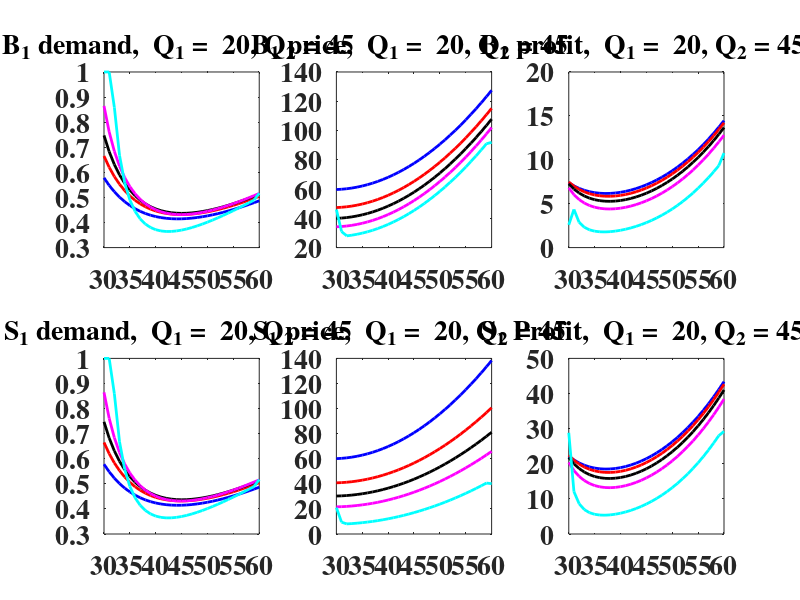
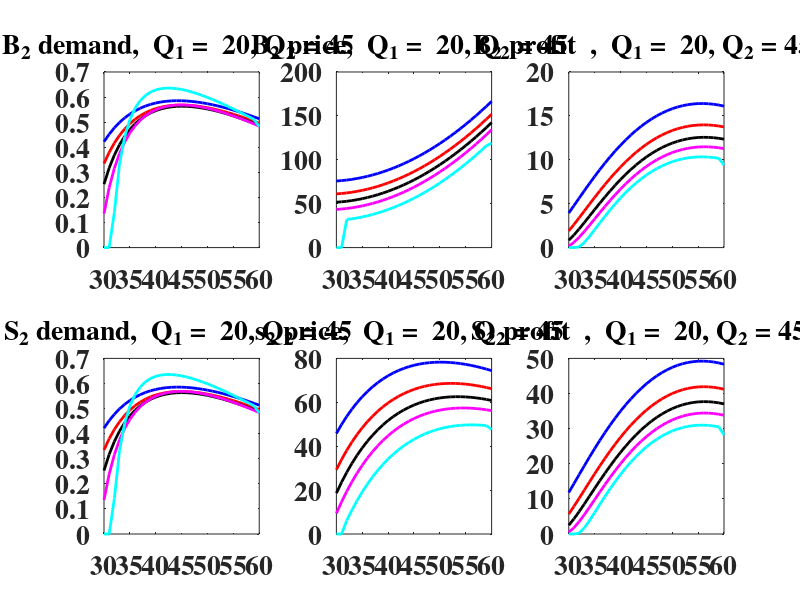

The MATLAB script that drew these images, in order:
%%
% In this file games with 2 brokers and 2 providers are simulated
% Qualities of Service providers are fixed in all the games
% Quality of B_2 changes between  q2L & q2H 
% Quality of B_1 is a fixed value that's been assigned to it in each game

% Qi, ri, Di & Ui are quality, price, demand and profit of S_i
% qi, Pi, di & Bi are quality, price, demand and profit of B_i
%%
clear
mx = 1.5; % theta_max
mn = 0.2; % theta_min
c = .16;  
Q1 = 20;  
Q2 = 45;
cnt1 = 1;
%i = 1;
q2L = 30; %B_2 lower bound quality
q2H = 60; % B_2 upper bound quality
cstring='brkmcgyo'; 
n = 0;
AA = [13,17,20,23,29]; % qualities for B_1


for q1 = AA 
    for q2 = q2L:1:q2H
       k2 = .01265*Q2^1.5; % Cost of providing quality Q_2
       k1 = .01265*Q1^1.5; % Cost of providing quality Q_1
       % S_1 price
       r1(cnt1) = (k2*q2*Q1+2*k1*q1*Q2)/(3*q1*Q2)+ Q1*(-c*(q1-Q1)^2+c*(q2-Q2)^2-(q1-q2)*(4*mx-5*mn))/(3*q1);
       %S_2 price
       r2(cnt1) = (2*k2*q2*Q1+k1*q1*Q2)/(3*q2*Q1)+ Q2*(c*(q1-Q1)^2-c*(q2-Q2)^2-(q1-q2)*(5*mx-4*mn))/(3*q2);
       %Checking the positive constraint for S_1
       pos1 = q1*r1(cnt1)/Q1+c*(Q1-q1)^2-q1*r2(cnt1)/Q2-c*(q1-Q2)^2; 
       %Checking the positive constraint for S_2
       pos2 = q2*r2(cnt1)/Q2+c*(Q2-q2)^2-q2*r1(cnt1)/Q1-c*(q2-Q1)^2; 
       % S_1 demand
       D1(cnt1) = (1/(mx-mn))*((c*(q2-Q2)^2-c*(q1-Q1)^2-q1*r1(cnt1)/Q1+q2*r2(cnt1)/Q2)/(3*(q2-q1))+(mx-2*mn)/3);
       % S_2 demand
       D2(cnt1) = (1/(mx-mn))*((c*(q1-Q1)^2-c*(q2-Q2)^2+q1*r1(cnt1)/Q1-q2*r2(cnt1)/Q2)/(3*(q2-q1))+(2*mx-mn)/3);
       % B_1 price
       p1(cnt1) = (2*c*(q1-Q1)^2+c*(q2-Q2)^2+2*q1*r1(cnt1)/Q1+q2*r2(cnt1)/Q2+(q2-q1)*(mx-2*mn))/3;
       % B_2 price
       p2(cnt1) = (c*(q1-Q1)^2+2*c*(q2-Q2)^2+q1*r1(cnt1)/Q1+2*q2*r2(cnt1)/Q2+(q2-q1)*(2*mx-mn))/3;
       %B_1 demand
       d1(cnt1) = (1/(mx-mn))*(((p2(cnt1)-p1(cnt1))/(q2-q1))-mn);
       %B_2 demand
       d2(cnt1) = (1/(mx-mn))*(mx-((p2(cnt1)-p1(cnt1))/(q2-q1)));
       rr1 = (q1*k2/Q2+c*(q1-Q2)^2-c*(q1-Q1)^2)*(Q1/q1); % Price of S_1 if constraint is violated
       rr2 = (q1*k1/Q1+c*(q1-Q1)^2-c*(q1-Q2)^2)*(Q2/q1); % Price of S_2 if constraint is violated
       U1(cnt1) = D1(cnt1)*q1/Q1*(r1(cnt1)-k1); % S_1 Utility
       U2(cnt1) = D2(cnt1)*q2/Q2*(r2(cnt1)-k2); % S_2 Utility
       B1(cnt1) = p1(cnt1)*d1(cnt1)-d1(cnt1)*(q1*r1(cnt1)/Q1+c*(q1-Q1)^2); % B_1 Utility
       B2(cnt1) = p2(cnt1)*d2(cnt1)-d2(cnt1)*(q2*r2(cnt1)/Q2+c*(q2-Q2)^2); % B_2 Utility
       if q1>=q2
           D1(cnt1) = NaN;
           D2(cnt1) = NaN;
           p1(cnt1) = NaN;
           p2(cnt1) = NaN;
           d1(cnt1) = NaN;
           d2(cnt1) = NaN;
           r1(cnt1) = NaN;
           r2(cnt1) = NaN;
           U1(cnt1) = NaN;
           U2(cnt1) = NaN;
           B1(cnt1) = NaN;
           B2(cnt1) = NaN;
       elseif rr1<k1 % Checking the price to be more than the cost, otherwise broker is out of market 
           r1(cnt1) = 0;
           r2(cnt1) = (q1*k1/Q1+c*(q1-Q1)^2-c*(q1-Q2)^2)*(Q2/q1);
           D1(cnt1) = 0;
           D2(cnt1) = 1;
           p1(cnt1) = (2*c*(q1-Q2)^2+c*(q2-Q2)^2+2*q1*r2(cnt1)/Q2+q2*r2(cnt1)/Q2+(q2-q1)*(mx-2*mn))/3;
           p2(cnt1) = (c*(q1-Q2)^2+2*c*(q2-Q2)^2+q1*r2(cnt1)/Q2+2*q2*r2(cnt1)/Q2+(q2-q1)*(2*mx-mn))/3;
           d1(cnt1) = (1/(mx-mn))*(((p2(cnt1)-p1(cnt1))/(q2-q1))-mn);
           d2(cnt1) = (1/(mx-mn))*(mx-((p2(cnt1)-p1(cnt1))/(q2-q1)));
           U1(cnt1) = D1(cnt1)*q1/Q1*(r1(cnt1)-k1);
           U2(cnt1) = D2(cnt1)*q2/Q2*(r2(cnt1)-k2);
           B1(cnt1) = p1(cnt1)*d1(cnt1)-d1(cnt1)*(q1*r2(cnt1)/Q2+c*(q1-Q2)^2);
           B2(cnt1) = p2(cnt1)*d2(cnt1)-d2(cnt1)*(q2*r2(cnt1)/Q2+c*(q2-Q2)^2);

       elseif (pos1>0) % if S_1 price violates the constraint, it should redefine the price and S_2 consequantly 
           
           eps = (k2*q2*(-3*q1+2*q2)*Q1+Q2*(-k1*q1*(q1-2*q2)+Q1*(-c*q1^3+2*q2*(c*q2^2+c*(Q1^2-Q2^2)+q2*(-2*c*Q2+4*mx-5*mn))+...
            q1^2*(-2*c*q2+2*c*Q1+8*mx-7*mn)+q1*(c*q2^2+c*(Q2^2-Q1^2)+q2*(-4*c*c*Q1+6*c*Q2-16*mx+17*mn)))))/(2*q1*(q1-2*q2)*Q2); 
           if eps<0
               eps = .5;
           end

           r1(cnt1) = Q1*(k2*q1*q2+Q2*(c*q1^3+2*c*q2*(Q2^2-Q1^2)+q1^2*(-2*c*Q1-2*mx+mn)-q1*(c*q2^2+c*(Q2^2-Q1^2)...
                +q2*(-4*c*Q1+2*c*Q2-2*mx+mn))))/(q1*Q2*(2*q2-q1))-eps;
            r2(cnt1) = (k2*q2*Q1+Q2*(c*q1^2*Q1+Q1*(-c*q2^2+c*(Q1^2-Q2^2)+q2*(2*c*Q2+2*mx-mn))+q1*(-2*c*Q1^2+r1(cnt1)+Q1*(-2*mx+mn))))/(2*q2*Q1);
           if r1(cnt1) < 0 || d1(cnt1)<0 || r1(cnt1)<k1 % if price or demand of S_1 forced to be negative or less than the cost
               if k1<(q1*k2/Q2+c*(q1-Q2)^2-c*(q1-Q1)^2)*(Q1/q1)
               % if the cost for S_1 is less than the min price that S_1 can pick if S_2 sets the price equal to 
               %its cost then it means that S_2 is out of market and price
               %of S_1 is calculated so that for S_2 the only price to
               %be able to stay in the market is its cost
                   r1(cnt1) = (q1*k2/Q2+c*(q1-Q2)^2-c*(q1-Q1)^2)*(Q1/q1);
                   r2(cnt1) = 0;
                   D1(cnt1) = 1;
                   D2(cnt1) = 0;
                   p1(cnt1) = (2*c*(q1-Q1)^2+c*(q2-Q1)^2+2*q1*r1(cnt1)/Q1+q2*r1(cnt1)/Q1+(q2-q1)*(mx-2*mn))/3;
                   p2(cnt1) = (c*(q1-Q1)^2+2*c*(q2-Q1)^2+q1*r1(cnt1)/Q1+2*q2*r1(cnt1)/Q1+(q2-q1)*(2*mx-mn))/3;
                   d1(cnt1) = (1/(mx-mn))*(((p2(cnt1)-p1(cnt1))/(q2-q1))-mn);
                   d2(cnt1) = (1/(mx-mn))*(mx-((p2(cnt1)-p1(cnt1))/(q2-q1)));
               else
                   % Same situation for S_2
                   r2(cnt1) =  (q1*k1/Q1+c*(q1-Q1)^2-c*(q1-Q2)^2)*(Q2/q1);
                   r1(cnt1) = 0;
                   D1(cnt1) = 0;
                   D2(cnt1) = 1;
                   p1(cnt1) = (2*c*(q1-Q2)^2+c*(q2-Q2)^2+2*q1*r2(cnt1)/Q2+q2*r2(cnt1)/Q2+(q2-q1)*(mx-2*mn))/3;
                   p2(cnt1) = (c*(q1-Q2)^2+2*c*(q2-Q2)^2+q1*r2(cnt1)/Q2+2*q2*r2(cnt1)/Q2+(q2-q1)*(2*mx-mn))/3;
                   d1(cnt1) = (1/(mx-mn))*(((p2(cnt1)-p1(cnt1))/(q2-q1))-mn);
                   d2(cnt1) = (1/(mx-mn))*(mx-((p2(cnt1)-p1(cnt1))/(q2-q1)));
               end % if k1<(q1*k2/Q2+c*(q1-Q2)^2-c*(q1-Q1)^2)*(Q1/q1) 
           else
               r2(cnt1) = (k2*q2*Q1+Q2*(c*q1^2*Q1+Q1*(-c*q2^2+c*(Q1^2-Q2^2)+q2*(2*c*Q2+2*mx-mn))+q1*(-2*c*Q1^2+r1(cnt1)+Q1*(-2*mx+mn))))/(2*q2*Q1);
               D1(cnt1) = (1/(mx-mn))*((c*(q2-Q2)^2-c*(q1-Q1)^2-q1*r1(cnt1)/Q1+q2*r2(cnt1)/Q2)/(3*(q2-q1))+(mx-2*mn)/3);
               D2(cnt1) = (1/(mx-mn))*((c*(q1-Q1)^2-c*(q2-Q2)^2+q1*r1(cnt1)/Q1-q2*r2(cnt1)/Q2)/(3*(q2-q1))+(2*mx-mn)/3);
               p1(cnt1) = (2*c*(q1-Q1)^2+c*(q2-Q2)^2+2*q1*r1(cnt1)/Q1+q2*r2(cnt1)/Q2+(q2-q1)*(mx-2*mn))/3;
               p2(cnt1) = (c*(q1-Q1)^2+2*c*(q2-Q2)^2+q1*r1(cnt1)/Q1+2*q2*r2(cnt1)/Q2+(q2-q1)*(2*mx-mn))/3;
               d1(cnt1) = (1/(mx-mn))*(((p2(cnt1)-p1(cnt1))/(q2-q1))-mn);
               d2(cnt1) = (1/(mx-mn))*(mx-((p2(cnt1)-p1(cnt1))/(q2-q1)));
           end  %if r1(cnt1) < 0 || d1(cnt1)<0 || r1(cnt1)<k1

      elseif r2(cnt1)<0   % in the main game not in the constraint game
          if (q1*k1/Q1+c*(q1-Q1)^2-c*(q1-Q2)^2)*(Q2/q1)<k2 % Chacking of cost vs min price for S_1 that can make S_2 out of market
               r2(cnt1) = 0;
               r1(cnt1) = (q1*k2/Q2+c*(q1-Q2)^2-c*(q1-Q1)^2)*(Q1/q1);
               D1(cnt1) = 1;
               D2(cnt1) = 0;
               p1(cnt1) = (2*c*(q1-Q1)^2+c*(q2-Q1)^2+2*q1*r1(cnt1)/Q1+q2*r1(cnt1)/Q1+(q2-q1)*(mx-2*mn))/3;
               p2(cnt1) = (c*(q1-Q1)^2+2*c*(q2-Q1)^2+q1*r1(cnt1)/Q1+2*q2*r1(cnt1)/Q1+(q2-q1)*(2*mx-mn))/3;
               d1(cnt1) = (1/(mx-mn))*(((p2(cnt1)-p1(cnt1))/(q2-q1))-mn);
               d2(cnt1) = (1/(mx-mn))*(mx-((p2(cnt1)-p1(cnt1))/(q2-q1)));
          else
               r2(cnt1) =  (q2*k1/Q1+c*(q2-Q1)^2-c*(q2-Q2)^2)*(Q2/q2);
               r1(cnt1) = 0;
               D1(cnt1) = 0;
               D2(cnt1) = 1;
               p1(cnt1) = (2*c*(q1-Q2)^2+c*(q2-Q2)^2+2*q1*r2(cnt1)/Q2+q2*r2(cnt1)/Q2+(q2-q1)*(mx-2*mn))/3;
               p2(cnt1) = (c*(q1-Q2)^2+2*c*(q2-Q2)^2+q1*r2(cnt1)/Q2+2*q2*r2(cnt1)/Q2+(q2-q1)*(2*mx-mn))/3;
               d1(cnt1) = (1/(mx-mn))*(((p2(cnt1)-p1(cnt1))/(q2-q1))-mn);
               d2(cnt1) = (1/(mx-mn))*(mx-((p2(cnt1)-p1(cnt1))/(q2-q1)));
               
          end
          
           
       elseif pos2 > 0 % Checking the cosntraint for S_2

           eps = 0.5;
           r2(cnt1) = (c*(q2-Q1)^2-c*(q2-Q2)^2+ (k1*q2/(2*Q1))+(q2*(-c*q1^2+c*q2^2+c*(Q2^2-Q1^2)+q2*(-2*c*Q2+mx-2*mn)+...
               q1*(2*c*Q1-mx+2*mn))/(2*q1)))/((q2/Q2)-(q2^2/(2*q1*Q2)))-eps;
           r1(cnt1) = (k1*q1*Q2+Q1*(-c*q1^2*Q2+c*q2^2*Q2+c*Q2*(Q2^2-Q1^2)+q2*(-2*c*Q2^2+r2(cnt1)+Q2*(mx-2*mn))))/(2*q1*Q2)+Q1*(2*c*Q1-mx+2*mn)/2;
           if r1(cnt1)<0 % if price of S_1 is negative there is no way to stay in the market
               r2(cnt1) =  (q2*k1/Q1+c*(q2-Q1)^2-c*(q2-Q2)^2)*(Q2/q2);
               r1(cnt1) = 0;
               D1(cnt1) = 0;
               D2(cnt1) = 1;
               p1(cnt1) = (2*c*(q1-Q2)^2+c*(q2-Q2)^2+2*q1*r2(cnt1)/Q2+q2*r2(cnt1)/Q2+(q2-q1)*(mx-2*mn))/3;
               p2(cnt1) = (c*(q1-Q2)^2+2*c*(q2-Q2)^2+q1*r2(cnt1)/Q2+2*q2*r2(cnt1)/Q2+(q2-q1)*(2*mx-mn))/3;
               d1(cnt1) = (1/(mx-mn))*(((p2(cnt1)-p1(cnt1))/(q2-q1))-mn);
               d2(cnt1) = (1/(mx-mn))*(mx-((p2(cnt1)-p1(cnt1))/(q2-q1)));

           else % if none of above if happens it means that the prices in the equilibrium not violating any rules and demands and profit can be
               %calculated based on  that
               D1(cnt1) = (1/(mx-mn))*((c*(q2-Q2)^2-c*(q1-Q1)^2-q1*r1(cnt1)/Q1+q2*r2(cnt1)/Q2)/(3*(q2-q1))+(mx-2*mn)/3);
               D2(cnt1) = (1/(mx-mn))*((c*(q1-Q1)^2-c*(q2-Q2)^2+q1*r1(cnt1)/Q1-q2*r2(cnt1)/Q2)/(3*(q2-q1))+(2*mx-mn)/3);
               p1(cnt1) = (2*c*(q1-Q1)^2+c*(q2-Q2)^2+2*q1*r1(cnt1)/Q1+q2*r2(cnt1)/Q2+(q2-q1)*(mx-2*mn))/3;
               p2(cnt1) = (c*(q1-Q1)^2+2*c*(q2-Q2)^2+q1*r1(cnt1)/Q1+2*q2*r2(cnt1)/Q2+(q2-q1)*(2*mx-mn))/3;
               d1(cnt1) = (1/(mx-mn))*(((p2(cnt1)-p1(cnt1))/(q2-q1))-mn);
               d2(cnt1) = (1/(mx-mn))*(mx-((p2(cnt1)-p1(cnt1))/(q2-q1)));
           end
           if (d2(cnt1) < 0 ||r2(cnt1)<0 || r2(cnt1)<k2 ) % if price  of S_2 is negative in equilibrium or less than cost
               if (q2*k1/Q1+c*(q2-Q1)^2-c*(q2-Q2)^2)*(Q2/q2) > k2 % if S_2 can set the price to a value that forces S_1 to leave and makes profit as well 
                   r2(cnt1) =  (q2*k1/Q1+c*(q2-Q1)^2-c*(q2-Q2)^2)*(Q2/q2);
                   r1(cnt1) = 0;
                   D1(cnt1) = 0;
                   D2(cnt1) = 1;
                   p1(cnt1) = (2*c*(q1-Q2)^2+c*(q2-Q2)^2+2*q1*r2(cnt1)/Q2+q2*r2(cnt1)/Q2+(q2-q1)*(mx-2*mn))/3;
                   p2(cnt1) = (c*(q1-Q2)^2+2*c*(q2-Q2)^2+q1*r2(cnt1)/Q2+2*q2*r2(cnt1)/Q2+(q2-q1)*(2*mx-mn))/3;
                   d1(cnt1) = (1/(mx-mn))*(((p2(cnt1)-p1(cnt1))/(q2-q1))-mn);
                   d2(cnt1) = (1/(mx-mn))*(mx-((p2(cnt1)-p1(cnt1))/(q2-q1)));
               else % otherwise S_2 is out of game
                   r1(cnt1) = (q2*k2/Q2+c*(q2-Q2)^2-c*(q2-Q1)^2)*(Q1/q2);
                   r2(cnt1) = 0;
                   D1(cnt1) = 1;
                   D2(cnt1) = 0;
                   p1(cnt1) = (2*c*(q1-Q1)^2+c*(q2-Q1)^2+2*q1*r1(cnt1)/Q1+q2*r1(cnt1)/Q1+(q2-q1)*(mx-2*mn))/3;
                   p2(cnt1) = (c*(q1-Q1)^2+2*c*(q2-Q1)^2+q1*r1(cnt1)/Q1+2*q2*r1(cnt1)/Q1+(q2-q1)*(2*mx-mn))/3;
                   d1(cnt1) = (1/(mx-mn))*(((p2(cnt1)-p1(cnt1))/(q2-q1))-mn);
                   d2(cnt1) = (1/(mx-mn))*(mx-((p2(cnt1)-p1(cnt1))/(q2-q1)));
                   
               end
           end
           
           
       end
       if D2(cnt1)<0 % if the demand of S_2 is negative it means that it's out of market and whole market goes to S_1 
          r1(cnt1) = (k2*q2*Q1+2*k1*q1*Q2)/(3*q1*Q2)+ Q1*(-c*(q1-Q1)^2+c*(q2-Q2)^2-(q1-q2)*(4*mx-5*mn))/(3*q1);
          r2(cnt1) = 0;
          D1(cnt1) = 1;
          D2(cnt1) = 0;
          p1(cnt1) = (2*c*(q1-Q1)^2+c*(q2-Q1)^2+2*q1*r1(cnt1)/Q1+q2*r1(cnt1)/Q1+(q2-q1)*(mx-2*mn))/3;
          p2(cnt1) = (c*(q1-Q1)^2+2*c*(q2-Q1)^2+q1*r1(cnt1)/Q1+2*q2*r1(cnt1)/Q1+(q2-q1)*(2*mx-mn))/3;
          d1(cnt1) = (1/(mx-mn))*(((p2(cnt1)-p1(cnt1))/(q2-q1))-mn);
          d2(cnt1) = (1/(mx-mn))*(mx-((p2(cnt1)-p1(cnt1))/(q2-q1)));
          
       end
       
       if D1(cnt1)<0 % if the demand of S_1 is negative it means that it's out of market and whole market goes to S_2 
           r1(cnt1) = 0;
           r2(cnt1) = (2*k2*q2*Q1+k1*q1*Q2)/(3*q2*Q1)+ Q2*(c*(q1-Q1)^2-c*(q2-Q2)^2-(q1-q2)*(5*mx-4*mn))/(3*q2);
           D1(cnt1) = 0;
           D2(cnt1) = 1;
           p1(cnt1) = (2*c*(q1-Q2)^2+c*(q2-Q2)^2+2*q1*r2(cnt1)/Q2+q2*r2(cnt1)/Q2+(q2-q1)*(mx-2*mn))/3;
           p2(cnt1) = (c*(q1-Q2)^2+2*c*(q2-Q2)^2+q1*r2(cnt1)/Q2+2*q2*r2(cnt1)/Q2+(q2-q1)*(2*mx-mn))/3;
           d1(cnt1) = (1/(mx-mn))*(((p2(cnt1)-p1(cnt1))/(q2-q1))-mn);
           d2(cnt1) = (1/(mx-mn))*(mx-((p2(cnt1)-p1(cnt1))/(q2-q1)));
       end
       
       if d1(cnt1)<0 % if demand of B_1 is negative it means that B_1 is out of market and consequently S_1 or S_2 is out of market 
                       % depending on who is selling to the other broker
           d1(cnt1) = 0;
           d2(cnt1) = 1;
           p1(cnt1) = 0;
           if D1(cnt1) == 0
               p2(cnt1) = (q2-q1)*mn+q1*r2(cnt1)/Q2+c*(q1-Q2)^2; 
           else
               p2(cnt1) = (q2-q1)*mn+q1*r1(cnt1)/Q1+c*(q1-Q1)^2; 
           end
       end
       if d2(cnt1)<0 
           d2(cnt1) = 0;
           d1(cnt1) = 1;
           p2(cnt1) = 0;
           if D1(cnt1) == 0
               p1(cnt1) =r2(cnt1)*q2/Q2+c*(q2-Q2)^2-(q2-q1)*mx;
           else
               p1(cnt1) =r1(cnt1)*q2/Q1+c*(q2-Q1)^2-(q2-q1)*mx;
           end
       end
       
       U1(cnt1) = D1(cnt1)*q1/Q1*(r1(cnt1)-k1);
       U2(cnt1) = D2(cnt1)*q2/Q2*(r2(cnt1)-k2);
       B1(cnt1) = p1(cnt1)*d1(cnt1)-d1(cnt1)*(q1*r1(cnt1)/Q1+c*(q1-Q1)^2);
       B2(cnt1) = p2(cnt1)*d2(cnt1)-d2(cnt1)*(q2*r2(cnt1)/Q2+c*(q2-Q2)^2);
       if D1(cnt1) == 0
           U1(cnt1) = 0;
           U2(cnt1) = (d2(cnt1)*q2/Q2+d1(cnt1)*q1/Q2)*(r2(cnt1)-k2);
           B1(cnt1) = p1(cnt1)*d1(cnt1)-d1(cnt1)*(q1*r2(cnt1)/Q2+c*(q1-Q2)^2);
           B2(cnt1) = p2(cnt1)*d2(cnt1)-d2(cnt1)*(q2*r2(cnt1)/Q2+c*(q2-Q2)^2); 

       elseif D2(cnt1) == 0
           U2(cnt1) = 0;
           U1(cnt1) = (d2(cnt1)*q2/Q1+d1(cnt1)*q1/Q1)*(r1(cnt1)-k1);
           B1(cnt1) = p1(cnt1)*d1(cnt1)-d1(cnt1)*(q1*r1(cnt1)/Q1+c*(q1-Q1)^2);
           B2(cnt1) = p2(cnt1)*d2(cnt1)-d2(cnt1)*(q2*r1(cnt1)/Q1+c*(q2-Q1)^2); 
           
       end

       
         cnt1 = cnt1+1;
    end
    
    cnt1 = 1;
    legendInfo{n+1} = ['q1 = ' num2str(q1)];
    
    figure(1)
    subplot(2,3,1)
    aa(n+1) = plot( q2L:1:q2H,d1,cstring(mod(n,8)+1),'LineWidth',2);
    tit = sprintf(' B_1 demand,  Q_1 =  %d, Q_2 = %d  ', Q1, Q2);
    title(tit,'FontName','Times','fontsize',20,'fontweight','b');
    set(gca,'FontName','Times','fontsize',20,'fontweight','b') ;
    hold on
    subplot(2,3,2)
    bb(n+1) =plot( q2L:1:q2H,p1,cstring(mod(n,8)+1),'LineWidth',2);
    tit = sprintf(' B_1 price,  Q_1 =  %d, Q_2 = %d  ', Q1, Q2);
    title(tit,'FontName','Times','fontsize',20,'fontweight','b');
    set(gca,'FontName','Times','fontsize',20,'fontweight','b') ;
    hold on
    subplot(2,3,3)
    cc(n+1) =plot( q2L:1:q2H,B1,cstring(mod(n,8)+1),'LineWidth',2);
    tit = sprintf(' B_1 profit,  Q_1 =  %d, Q_2 = %d  ', Q1, Q2);
    title(tit,'FontName','Times','fontsize',20,'fontweight','b');
    set(gca,'FontName','Times','fontsize',20,'fontweight','b') ;
    hold on
    subplot(2,3,4)
    dd(n+1) =plot( q2L:1:q2H,D1,cstring(mod(n,8)+1),'LineWidth',2);
    tit = sprintf(' S_1 demand,  Q_1 =  %d, Q_2 = %d  ', Q1, Q2);
    title(tit,'FontName','Times','fontsize',20,'fontweight','b');
    set(gca,'FontName','Times','fontsize',20,'fontweight','b') ;
    hold on
    subplot(2,3,5)
    ff(n+1) =plot( q2L:1:q2H,r1,cstring(mod(n,8)+1),'LineWidth',2);
    tit = sprintf(' S_1 price,  Q_1 =  %d, Q_2 = %d  ', Q1, Q2);
    title(tit,'FontName','Times','fontsize',20,'fontweight','b');
    set(gca,'FontName','Times','fontsize',20,'fontweight','b') ;
    hold on
    subplot(2,3,6)
    gg(n+1) =plot( q2L:1:q2H,U1,cstring(mod(n,8)+1),'LineWidth',2);
    tit = sprintf(' S_1 Profit,  Q_1 =  %d, Q_2 = %d  ', Q1, Q2);
    title(tit,'FontName','Times','fontsize',20,'fontweight','b');
    set(gca,'FontName','Times','fontsize',20,'fontweight','b') ;
    hold on
    
    figure(2)
    subplot(2,3,1)
    hh(n+1) = plot(q2L:1:q2H,d2,cstring(mod(n,8)+1),'LineWidth',2);
    tit = sprintf(' B_2 demand,  Q_1 =  %d, Q_2 = %d  ', Q1, Q2);
    title(tit,'FontName','Times','fontsize',20,'fontweight','b');
    set(gca,'FontName','Times','fontsize',20,'fontweight','b') ;
    hold on
    subplot(2,3,2)
    ii(n+1) =plot( q2L:1:q2H,p2,cstring(mod(n,8)+1),'LineWidth',2);
    tit = sprintf(' B_2 price,  Q_1 =  %d, Q_2 = %d  ', Q1, Q2);
    title(tit,'FontName','Times','fontsize',20,'fontweight','b');
    
    set(gca,'FontName','Times','fontsize',20,'fontweight','b') ;
    hold on
    subplot(2,3,3)
    jj(n+1) =plot( q2L:1:q2H,B2,cstring(mod(n,8)+1),'LineWidth',2);
    tit = sprintf(' B_2 profit  ,  Q_1 =  %d, Q_2 = %d  ', Q1, Q2);
    title(tit,'FontName','Times','fontsize',20,'fontweight','b');
    set(gca,'FontName','Times','fontsize',20,'fontweight','b') ;
    hold on
    subplot(2,3,4)
    kk(n+1) =plot( q2L:1:q2H,D2,cstring(mod(n,8)+1),'LineWidth',2);
    tit = sprintf(' S_2 demand,  Q_1 =  %d, Q_2 = %d  ', Q1, Q2);
    title(tit,'FontName','Times','fontsize',20,'fontweight','b');
    set(gca,'FontName','Times','fontsize',20,'fontweight','b') ;
    hold on
    subplot(2,3,5)
    ll(n+1) =plot( q2L:1:q2H,r2,cstring(mod(n,8)+1),'LineWidth',2);
    tit = sprintf(' s_2 price,  Q_1 =  %d, Q_2 = %d  ', Q1, Q2);
    title(tit,'FontName','Times','fontsize',20,'fontweight','b');
    set(gca,'FontName','Times','fontsize',20,'fontweight','b') ;
    hold on
    subplot(2,3,6)
    mm(n+1) =plot(q2L:1:q2H,U2,cstring(mod(n,8)+1),'LineWidth',2);
    tit = sprintf('S_2 profit  ,  Q_1 =  %d, Q_2 = %d  ', Q1, Q2);
    title(tit,'FontName','Times','fontsize',20,'fontweight','b');
    set(gca,'FontName','Times','fontsize',20,'fontweight','b') ;
    hold on

    n = n+1;
end


p1(p1==0)= NaN;
p2(p2==0)= NaN;
D1(D1==0)= NaN;
D2(D2==0)= NaN;
r1(r1==0)= NaN;
r2(r2==0)= NaN;




